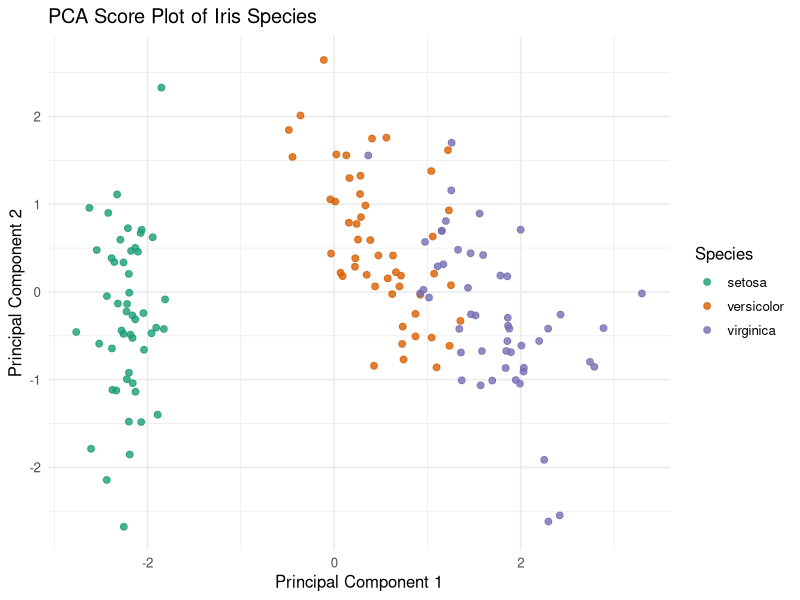
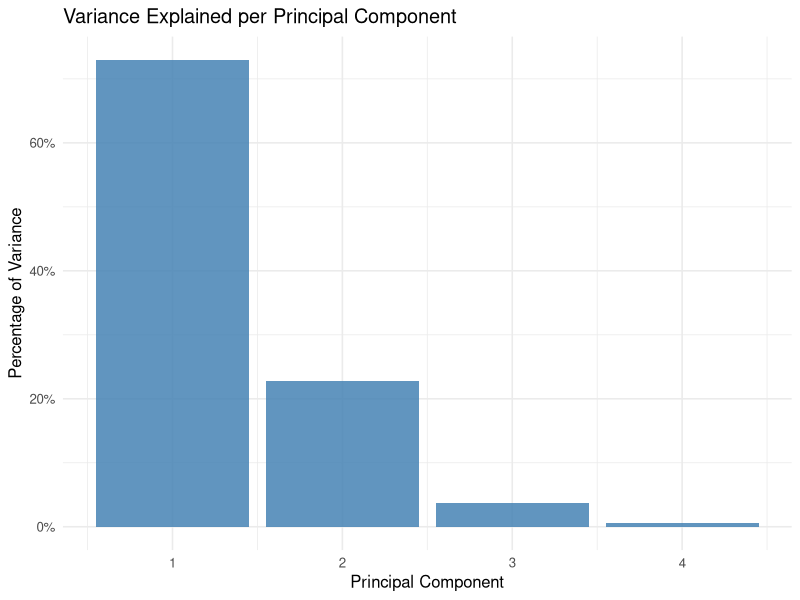
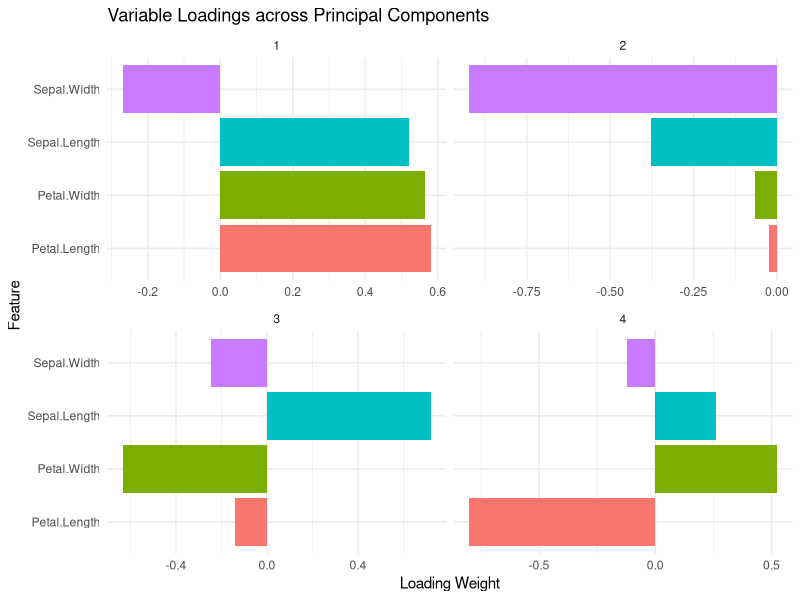

Recreate these plots in R, in order.
## ---- chunk 1
#| label: setup
#| message: false
#| warning: false

library(tidyverse)
library(broom)
## ---- chunk 2
#| label: load-data

iris_clean <- iris |>
  as_tibble()

head(iris_clean)
## ---- chunk 3
#| label: run-pca

pca_fit <- iris_clean |>
  select(where(is.numeric)) |>
  prcomp(scale. = TRUE)

summary(pca_fit)
## ---- chunk 4
#| label: plot-pca
#| fig-width: 6
#| fig-height: 4

pca_augmented <- pca_fit |>
  augment(iris_clean)

ggplot(pca_augmented, aes(x = .fittedPC1, y = .fittedPC2, color = Species)) +
  geom_point(size = 2, alpha = 0.8) +
  scale_color_brewer(palette = "Dark2") +
  theme_minimal(base_size = 12) +
  labs(
    title = "PCA Score Plot of Iris Species",
    x = "Principal Component 1",
    y = "Principal Component 2"
  )
## ---- chunk 5
#| label: plot-variance
#| fig-width: 6
#| fig-height: 3.5

var_explained <- pca_fit |>
  tidy(matrix = "eigenvalues")

ggplot(var_explained, aes(x = PC, y = percent)) +
  geom_col(fill = "steelblue", alpha = 0.85) +
  scale_x_continuous(breaks = 1:4) +
  scale_y_continuous(labels = scales::percent_format(accuracy = 1)) +
  theme_minimal(base_size = 12) +
  labs(
    title = "Variance Explained per Principal Component",
    x = "Principal Component",
    y = "Percentage of Variance"
  )
## ---- chunk 6
#| label: plot-loadings
#| fig-width: 7
#| fig-height: 4

loadings <- pca_fit |>
  tidy(matrix = "rotation")

ggplot(loadings, aes(x = value, y = column, fill = column)) +
  geom_col(show.legend = FALSE) +
  facet_wrap(vars(PC), scales = "free_x") +
  theme_minimal(base_size = 11) +
  labs(
    title = "Variable Loadings across Principal Components",
    x = "Loading Weight",
    y = "Feature"
  )
